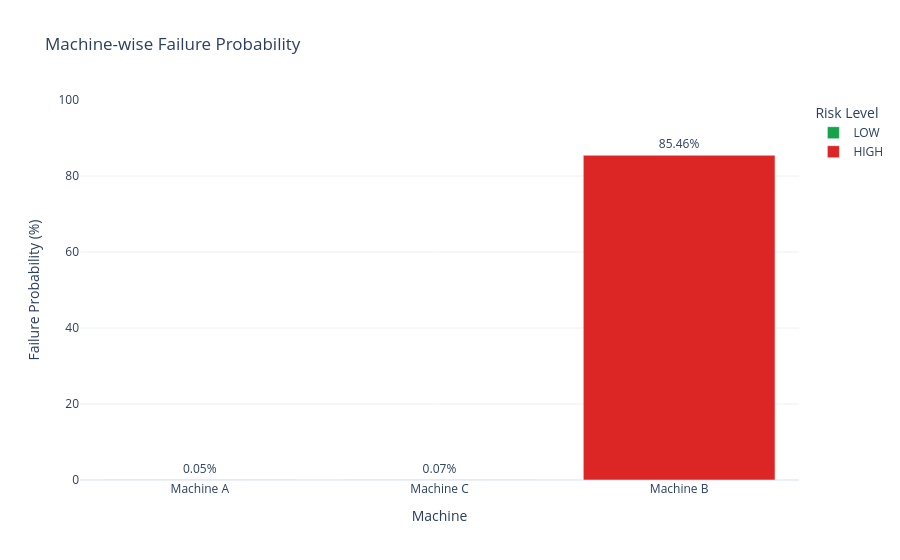

This figure's notebook cell:
### Code cell
fig = px.bar(
    history_df,
    x="machine_name",
    y="failure_probability",
    color="risk_level",
    text=history_df["failure_probability"].apply(
        lambda x: f"{x:.2f}%"
    ),
    title="Machine-wise Failure Probability",
    labels={
        "machine_name": "Machine",
        "failure_probability": "Failure Probability (%)",
        "risk_level": "Risk Level"
    },
    color_discrete_map={
        "LOW": "#16a34a",
        "MEDIUM": "#f59e0b",
        "HIGH": "#dc2626"
    }
)

fig.update_traces(
    textposition="outside",
    cliponaxis=False
)

fig.update_layout(
    template="plotly_white",
    height=500,
    yaxis=dict(
        title="Failure Probability (%)",
        range=[0, 100]
    )
)

fig.show()

### Figure 1 — Plotly figure (JSON) as saved in the notebook; plotly's stock layout.template omitted (floating-point values rounded to 4 significant figures)
{"data": [{"cliponaxis": false, "hovertemplate": "Risk Level=LOW<br>Machine=%{x}<br>Failure Probability (%)=%{y}<br>text=%{text}<extra></extra>", "legendgroup": "LOW", "marker": {"color": "#16a34a", "pattern": {"shape": ""}}, "name": "LOW", "orientation": "v", "showlegend": true, "text": ["0.05%", "0.07%"], "textposition": "outside", "type": "bar", "x": ["Machine A", "Machine C"], "xaxis": "x", "y": [0.05, 0.07], "yaxis": "y"}, {"cliponaxis": false, "hovertemplate": "Risk Level=HIGH<br>Machine=%{x}<br>Failure Probability (%)=%{y}<br>text=%{text}<extra></extra>", "legendgroup": "HIGH", "marker": {"color": "#dc2626", "pattern": {"shape": ""}}, "name": "HIGH", "orientation": "v", "showlegend": true, "text": ["85.46%"], "textposition": "outside", "type": "bar", "x": ["Machine B"], "xaxis": "x", "y": [85.46], "yaxis": "y"}], "layout": {"autosize": true, "barmode": "relative", "legend": {"title": {"text": "Risk Level"}, "tracegroupgap": 0}, "title": {"text": "Machine-wise Failure Probability"}, "xaxis": {"anchor": "y", "autorange": true, "domain": [0, 1], "range": [-0.5, 2.5], "title": {"text": "Machine"}, "type": "category"}, "yaxis": {"anchor": "x", "domain": [0, 1], "range": [0, 100], "title": {"text": "Failure Probability (%)"}, "type": "linear"}}}
